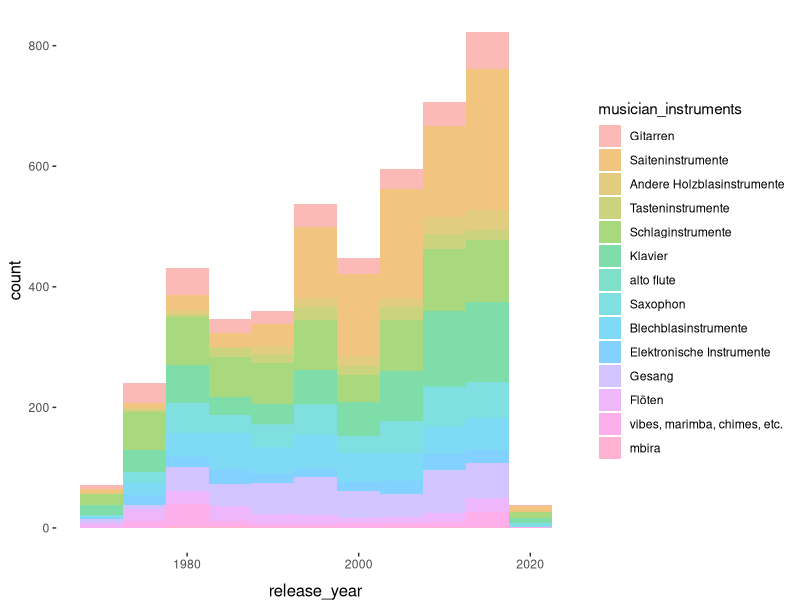
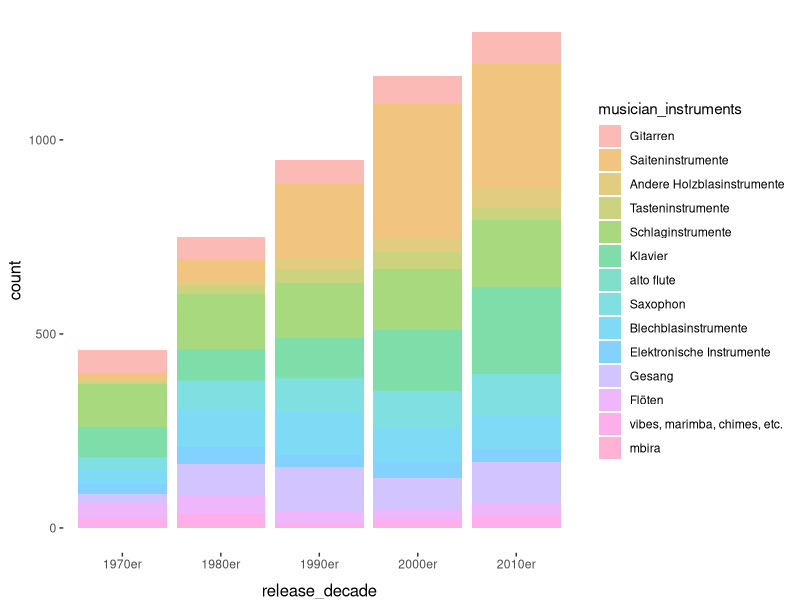
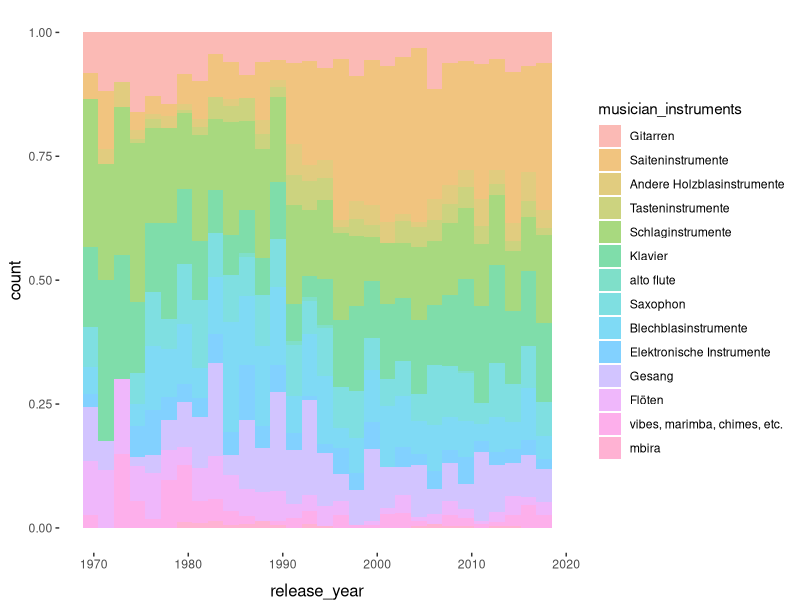
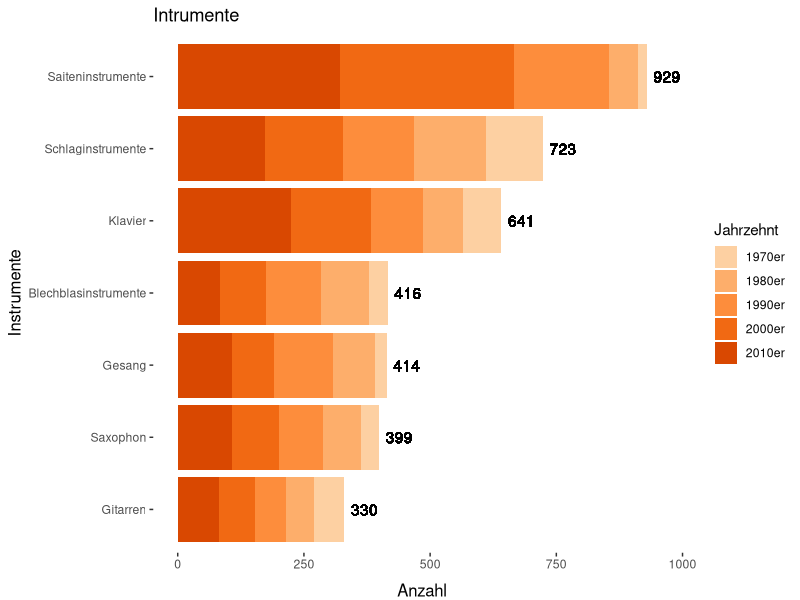
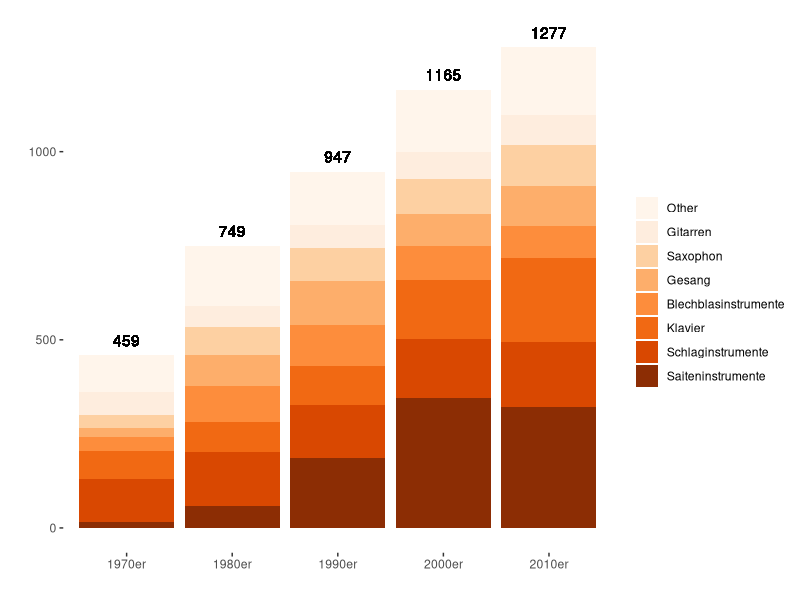
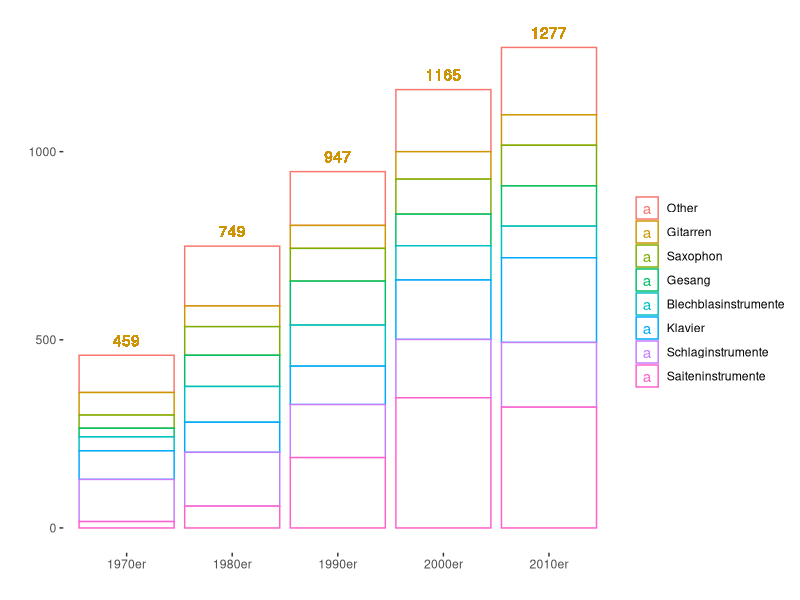

These figures' R source, in order:
## ---- chunk 1
library(ggplot2)
library(dplyr)
library(RColorBrewer)

knitr::opts_chunk$set(echo = TRUE)

my_theme <- theme(
  panel.grid       = element_blank(),
  panel.background = element_rect(fill  = "white", colour = NA),
  axis.title.x     = element_text(
                       size = 12, 
                       vjust = -1
                     ),
  axis.title.y     = element_text(size = 12)
)
## ---- chunk 2
data <- read.csv("data/ECM_releases.csv", encoding = "UTF-8")

data$release_year <- as.integer(stringr::str_remove(data$release_year, "\\?"))

data <- data %>% 
  tidyr::drop_na(musician_name)
## ---- chunk 3
# https://stackoverflow.com/questions/57000390/how-to-recode-multiple-values-in-vector-into-one-value
unique(data$musician_instruments[
  stringr::str_detect(data$musician_instruments, "[A-Z]") & 
  !is.na(data$musician_instruments)
])

unique(data$musician_instruments[
  stringr::str_detect(data$musician_instruments, "guitar") & 
  !is.na(data$musician_instruments)
])

data[stringr::str_detect(data$musician_instruments, "flute") & 
  !is.na(data$musician_instruments),] %>% 
  group_by(musician_instruments) %>% 
  count(sort = TRUE)

data[stringr::str_detect(data$musician_instruments, "horn") & 
  !is.na(data$musician_instruments),] %>% 
  group_by(musician_instruments) %>% 
  count(sort = TRUE)

data[stringr::str_detect(as.character(data$musician_instruments), "bass") & 
  !is.na(data$musician_instruments),] %>% 
  group_by(musician_instruments) %>% 
  count(sort = TRUE)

data[stringr::str_detect(as.character(data$musician_instruments), "harp") & 
  !is.na(data$musician_instruments),] %>% 
  group_by(musician_instruments) %>% 
  count(sort = TRUE)

data[stringr::str_detect(as.character(data$musician_instruments), "ion") & 
  !is.na(data$musician_instruments),] %>% 
  group_by(musician_instruments) %>% 
  count(sort = TRUE)

data[stringr::str_detect(as.character(data$musician_instruments), "piano") & 
  !is.na(data$musician_instruments),] %>% 
  group_by(musician_instruments) %>% 
  count(sort = TRUE) %>% 
  pull(musician_instruments)

drum <- data[stringr::str_detect(as.character(data$musician_instruments), "drum") & 
  !is.na(data$musician_instruments),] %>% 
  group_by(musician_instruments) %>% 
  count(sort = TRUE) %>% 
  pull(musician_instruments)

flute <- data[stringr::str_detect(as.character(data$musician_instruments), "flute") & 
  !is.na(data$musician_instruments),] %>% 
  group_by(musician_instruments) %>% 
  count(sort = TRUE) %>% 
  pull(musician_instruments)

data[stringr::str_detect(data$musician_instruments, "violin") & 
  !is.na(data$musician_instruments),] %>% 
  group_by(musician_instruments) %>% 
  count(sort = TRUE)

unique(data$musician_instruments)
## ---- chunk 4
data <- data %>% 
  mutate(
    musician_instruments = forcats::fct_recode(
      musician_instruments,
      oboe        = "English horn",
      viola       = "alto violin"
    ),
    musician_instruments = forcats::fct_collapse(
      musician_instruments,
      synthesizer = c("guitar synthesizer", "ARP 2600 synthesizer"),
      trombone    = c("bass trombone", "contrabass trombone"),
      electronics = c(
        "live electronics", 
        "electronic effects", 
        "electronic treatments", 
        "electronic keyboards",
        "live and studio electronics",
        "electric"
      ),
      cello = c(
        "8-string electric cello", 
        "acoustic cello", 
        "8-string solid body electric cello"
      ), 
      Klavier = c(
        "piano",
        "prepared piano",
        "electric piano",
        "toy piano",
        "acoustic piano",
        "Bechstein piano",
        "Tac piano",
        "Wurlitzer piano",     
        "Fender Rhodes piano",
        "Fortepiano",
        "Hohner Electra piano",
        "Rhodes piano",
        "solo piano",
        "Steinway piano",
        "tangent piano" 
      ),
      Saxophon = c(
        "sax",
        "soprano sax",
        "alto sax",
        "tenor sax",
        "baritone sax",
        "bass sax",
        "taragato",
        "tarogato",
        "sopranino sax"
      ),
      clarinet = c(
        "1st basset horn",
        "2nd basset horn",
        "bass clarinet", 
        "contrabass clarinet",
        "alto clarinet",
        "piccolo clarinet",
        "B flat clarinet",
        "contra alto clarinet",
        "1st clarinet",
        "2nd clarinet",
        "A clarinet",
        "E flat clarinet",
        "Meraaker clarinet"
      ),
      contrabass = c(
        "double bass",
        "electric double bass",
        "string bass"
      ),
      Gesang = c(
        "vocals",
        "backing vocals",
        "voices",
        "voice"
      ),
      Gitarren = c(
        "guitar",
        "classical guitar",
        "electric guitar",
        "10-string guitar",
        "acoustic guitar",
        "12-string guitar",                          
        "electric 12-string guitar",
        "6-string guitar",
        "6-string electric guitar",
        "8-string guitar",
        "10-string guitar",
        "6 & 12-string guitar",
        "10 & 14-string guitar",
        "electric 6 & 12-string guitar",
        "super 8-string guitar",
        "electric and acoustic 6 & 12-string guitar",
        "electronic guitar",
        "Spanish classical guitar",
        "pedal steel guitar",
        "baritone guitar",
        "flamenco guitar",
        "slide guitar",
        "guitars",
        "mandolin guitar",
        "15-string harp guitar",
        "acoustic bass",
        "acoustic bass guitar",
        "electric mandolin",
        "mandolin",
        "Baroque guitar",
        "mandola",
        "lute",
        "lauto",
        "outi",
        "sitar",
        "banjo",
        "electric oud",
        "oud",
        "chitarrone",
        "Constantinople lyra",
        "lyra"
      ),
      "bass guitar" = c(
        "electric bass",
        "Fender bass",
        "6 & 4-string Fender bass",
        "6 & 4-string electric bass",
        "6 & 4-string bass",
        "F bass"
      ),
      "Flöten" = c(
        "flute",
        "bass recorder",
        "recorder",
        "great bass recorder",
        "sopranino",
        "piccolo",
        "nay",
        "shakuhachi",
        "tin whistle",
        "whistle",
        "whistles"
      ),
      "French horn" = c(
        "tenor horn",
        "flugelhorn",
        "baritone horn"
      ),
      "vibes, marimba, chimes, etc." = c(
        "vibes",
        "bowed vibes",
        "tenor vibes",
        "vibraharp",
        "marimba",
        "xylophone",
        "glockenspiel",
        "chimes",
        "melody chimes"
      ),
      violin = c(
        "Baroque violin",
        "double violin",
        "10-string double violin",
        "electric 6-string violin",
        "violino d'amore",
        "10-string stereophonic double violin",
        "1st violin",
        "2nd violin",			
        "6-string electric violin",
        "lead violin",
        "Hardanger fiddle",
        "fiddle",
        "drone fiddle",
        "electric violin"
      ),
      accordion = c(
        "bandoneon",
        "accordion bayan",
        "bayan",
        "low accordion"
      ),
      trumpet = c(
        "piccolo trumpet",
        "pocket trumpet",
        "lead trumpet"
      ),
      organ = c(
        "Hammond B-3 organ",
        "Hammond organ",
        "pipe organ",
        "trinity organ",
        "church organ",
        "electronic organ",
        "organ samples",
        "portable organ",
        "positive organ"
      ),
      harp = c(
        "Baroque harp",
        "wind harp",
        "folk harp",			
        "Celtic harp",			
        "triple harp",
        "Gothic harp",
        "Italian harp",
        "Italian triple harp",
        "Spanish harp"
      ),
      drums = c(
        drum, 
        "tabla", 
        "darbouka", 
        "congas", 
        "bongos",
        "djembe"
      ),
      mbira = c(
        "sanza",
        "kalimba"
      )
    )
  ) %>% 
  filter(!(musician_instruments %in% c( 
    "soprano", # exclude singing because instrument and voice labels are ambiguous
    "mezzo-soprano",
    "alto",    # (e.g. "tenor": "tenor voice" or "tenor sax"?)
    "contralto",
    "tenor",
    "baritone",
    "bass",
    "bassu voice",
    "composer",
    "conductor",
    "music",
    "countertenor",
    "text",
    "arranger",
    "samples",
    "poems",
    "words",
    "live samples",
    "lyrics",
    "Anita O'Day",
    "Vito D'Angelo",
    "director",
    "traditional",
    "artistic director",
    "Zeuge Schwab: Heinz E. Hirscher",
    "narrator",
    "choirmaster",
    "programs",
    "transcriber",
    "chorus director",
    "Stuttgart",
    "String Orchestra director",
    "sound processing",
    "vocal arranger",
    "wind and perciussion orchestra"
  )))

perc <- data[stringr::str_detect(data$musician_instruments, "perc") & 
  !is.na(data$musician_instruments),] %>% 
  group_by(musician_instruments) %>% 
  count(sort = TRUE) %>% 
  pull(musician_instruments) %>% 
  as.character()

data <- data %>% 
  mutate(
    musician_instruments = forcats::fct_collapse(
      musician_instruments,
      Schlaginstrumente = c(
        perc, 
        "percussion",
        "drums",
        "bells",
        "timpani",
        "cowbell",
        "African double cowbell",
        "bongos",
        "bendir",
        "maracas",
        "cymbals",
        "tuned tambourine",
        "tambourine",
        "small tambourine",
        "South American shakers",
        "shakers",
        "woodblock",
        "ching",
        "crotales",
        "ghatam",
        "gong",
        "gongs",
        "cabasa"
      )
    )
  )

data %>% 
  group_by(musician_instruments) %>% 
  count(sort = TRUE) %>% 
  slice_max(n, n = 30)
## ---- chunk 5
data <- data %>% 
  mutate(
    musician_instruments = forcats::fct_collapse(
      musician_instruments,
        Saiteninstrumente = c(
        "strings",
        "baritone violin",			
        "bass violin",			
        "contrabass",
        "viola d'amore",
        "viola da gamba",
        "nyckelharpa",
        "string ensemble",
        "pianolin",
        "violone",
        "cello",
        "viola",
        "violin",
        "RAAD electro acoustic strings",
        "harp",
        "berimbau",
        "tambura", #
        "hammered dulcimer",
        "doussn'gouni",
        "kantele",
        "santouri",
        "Bavarian zither",
        "2 Bavarian zither",
        "autoharp",
        "kamancheh",
        "koto"
      ),
      Blechblasinstrumente = c(
        "brass",
        "trombone",
        "trumpet",
        "tuba",
        "French horn",
        "lead trombone",
        "alto trombone",
        "clarino",
        "bike horns",
        "cornet"
      ),
      "Andere Holzblasinstrumente" = c(
        "other woodwind",
        "woodwinds",
        "bassoon",
        "clarinet",
        "oboe",
        "oboe d'amore",
        "flute",
        "read",
        "reeds",
        "duduk",
        "shawm",
        "didgeridoo",
        "harmonica",
        "musette",
        "bagpipes",
        "border pipes",
        "pitch pipe",
        "Swedish bagpipes",
        "whirlpipe"
      ),
      "Elektronische Instrumente" = c("electronics", "synthesizer"),
      Gitarren = c("bass guitar", "guitar"),
      Tasteninstrumente = c(
        "keyboard instruments",
        "organ",
        "accordion",
        "keyboards",
        "celeste",
        "clavichord",
        "harmonium",
        "harpsichord",
        "melodica"
      )
    )
  )

data %>% 
  group_by(musician_instruments) %>% 
  count(sort = TRUE) %>% 
  slice_max(n, n = 30)
## ---- chunk 6
most_frequent_instruments <- data %>% 
  group_by(musician_instruments) %>% 
  count(sort = TRUE) %>% 
  filter(n >= 17) %>% 
  select(musician_instruments)

data <- data %>% 
  filter(musician_instruments %in% most_frequent_instruments$musician_instruments)

data$musician_instruments <- droplevels(data$musician_instruments)
## ---- chunk 7
data <- data %>% 
  mutate(counter = 1) %>% 
  group_by(release_num, release_name, release_year, musician_name) %>% 
  arrange(desc(musician_instruments)) %>% 
  mutate(cumsum = cumsum(counter)) %>% 
  filter(cumsum == 1) %>% 
  select(-c(counter, cumsum)) %>% 
  ungroup()
## ---- chunk 8
release_year_range <- data %>% 
  summarise(
    min_release_year = min(release_year, na.rm = TRUE), 
    max_release_year = max(release_year, na.rm = TRUE)
  ) %>% 
  as.matrix()

data <- data %>% 
  mutate(release_decade = cut(
    x = release_year,
    breaks = seq(release_year_range[1] - 1, release_year_range[2] + 9, 10),
    labels = c("1970er", "1980er", "1990er", "2000er", "2010er"),
    ordered_result = TRUE
  ))

data %>% 
  group_by(release_year, release_decade) %>% 
  count()

# table(data$release_year, data$release_decade)

sum(is.na(data$release_decade))

data <- data %>% 
  tidyr::drop_na(release_decade)
  
group.colors.5 <- brewer.pal(9, "Oranges")[3:7]
names(group.colors.5) <- unique(data$release_decade)
## ---- chunk 9
data %>% 
  ggplot( 
    aes(
      x     = release_year,
      # color = musician_instruments,
      fill  = musician_instruments
    )) +
  geom_histogram(alpha = .5, binwidth = 5) +
  my_theme

data %>% 
  ggplot( 
    aes(
      x     = release_decade,
      # color = musician_instruments,
      fill  = musician_instruments
    )) +
  geom_bar(alpha = .5, binwidth = 5) +
  my_theme
## ---- chunk 10
data %>% 
  ggplot( 
    aes(
      x     = release_year,
      # color = musician_instruments,
      fill  = musician_instruments
    )) +
  geom_histogram(alpha = .5, position = "fill") +
  my_theme
## ---- chunk 11
table(data$musician_instruments, data$release_decade)

data %>%
  mutate(musician_instruments = musician_instruments %>% 
    forcats::fct_lump_n(7) %>% 
    forcats::fct_infreq()
  ) %>% 
  filter(musician_instruments != "Other") %>% 
  group_by(musician_instruments) %>% 
  mutate(n = n(), release_decade = release_decade) %>% 
  select(musician_instruments, n, release_decade) %>% 
  arrange(desc(n)) %>% 
  ungroup() %>% 
  ggplot( 
    aes(
      x     = forcats::fct_reorder(musician_instruments, n),
      fill  = release_decade
    )) +
  geom_bar(binwidth = 5) +
  labs(x = "Instrumente", y = "Anzahl", title = "Intrumente", fill = "Jahrzehnt") +
  scale_fill_manual(values = group.colors.5) +
  geom_text(aes(label = n, y = n + 40)) +
  coord_flip() +
  my_theme
## ---- chunk 12
group.colors.7 <- brewer.pal(7, "Oranges")

group.colors.8 <- c(brewer.pal(19, "Oranges")[1], group.colors.7)
# names(group.colors.7) <- table(data$musician_instruments)

plot_data2 <- data %>%
  mutate(musician_instruments = musician_instruments %>%
    forcats::fct_infreq() %>% 
    forcats::fct_lump_n(7) %>% 
    forcats::fct_rev()
  ) %>% 
  group_by(release_decade) %>% 
  mutate(n = n()) %>% 
  select(musician_instruments, n, release_decade) %>% 
  arrange(desc(n)) %>% 
  ungroup()

table(plot_data2$release_decade, plot_data2$musician_instruments)

plot_data2 %>% 
  ggplot( 
    aes(
      x    = release_decade,
      fill = musician_instruments
    )) +
  geom_bar(binwidth = 5) +
  labs(x = "", y = "", fill = "") +
  scale_fill_manual(values = group.colors.8) +
  geom_text(aes(label = n, y = n + 40)) +
  my_theme

plot_data2 %>% 
  ggplot( 
    aes(
      x    = release_decade,
      color = musician_instruments#,
      # group = musician_instruments
    )
  ) +
  geom_bar(binwidth = 5, fill = "white") +
  labs(x = "", y = "", color = "") +
  scale_fill_manual("white") +
  geom_text(aes(label = n, y = n + 40)) +
  my_theme
